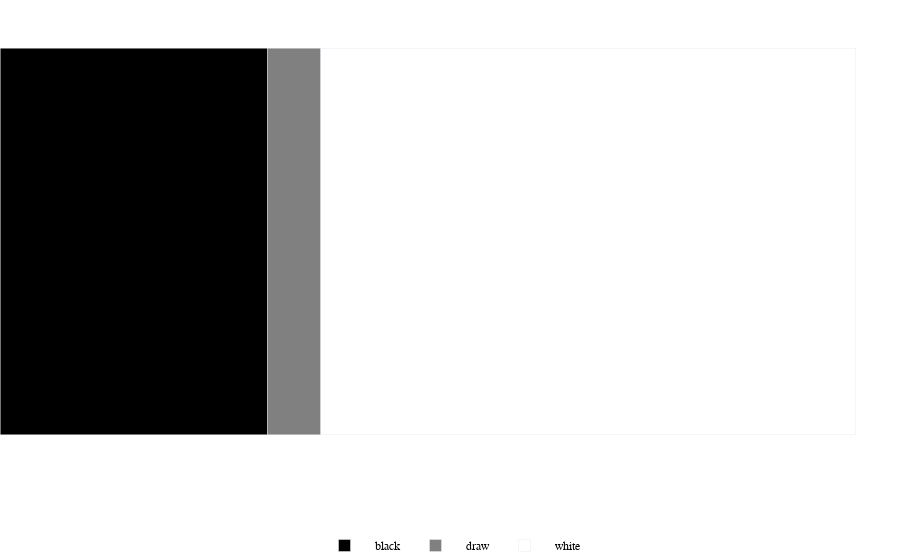

Notebook source saved alongside this figure:
### Code cell
dict_results = {"Games": {"white": 500, "black": 250, "draw": 50}}
fig = px.bar(pd.DataFrame(dict_results).T, orientation="h", barmode="stack", color_discrete_map={"black": "black", "white": "white", "draw":"gray"})
margin = 0
fig.update_layout(
    xaxis_title="",
    yaxis_title="",
    xaxis_visible=False,
    yaxis_visible=False,
    plot_bgcolor="rgba(0,0,0,0)",
    paper_bgcolor="rgba(0,0,0,0)",
    legend_orientation="h",
    legend_itemwidth=50,
    legend_title="",
    legend_xanchor="auto",
    legend_x=0.5,
    margin=dict(l=margin, r=margin, t=margin, b=margin, pad=0),
    legend_font = dict(family="Arial", size=12, color="black"),
)
fig.show()

### Figure 1 — Plotly figure (JSON) as saved in the notebook; plotly's stock layout.template omitted (floating-point values rounded to 4 significant figures)
{"data": [{"alignmentgroup": "True", "hovertemplate": "variable=black<br>value=%{x}<br>index=%{y}<extra></extra>", "legendgroup": "black", "marker": {"color": "black"}, "name": "black", "offsetgroup": "black", "orientation": "h", "showlegend": true, "textposition": "auto", "type": "bar", "x": [250], "xaxis": "x", "y": ["Games"], "yaxis": "y"}, {"alignmentgroup": "True", "hovertemplate": "variable=draw<br>value=%{x}<br>index=%{y}<extra></extra>", "legendgroup": "draw", "marker": {"color": "gray"}, "name": "draw", "offsetgroup": "draw", "orientation": "h", "showlegend": true, "textposition": "auto", "type": "bar", "x": [50], "xaxis": "x", "y": ["Games"], "yaxis": "y"}, {"alignmentgroup": "True", "hovertemplate": "variable=white<br>value=%{x}<br>index=%{y}<extra></extra>", "legendgroup": "white", "marker": {"color": "white"}, "name": "white", "offsetgroup": "white", "orientation": "h", "showlegend": true, "textposition": "auto", "type": "bar", "x": [500], "xaxis": "x", "y": ["Games"], "yaxis": "y"}], "layout": {"autosize": true, "barmode": "stack", "legend": {"font": {"color": "black", "family": "Arial", "size": 12}, "itemwidth": 50, "orientation": "h", "title": {"text": ""}, "tracegroupgap": 0, "x": 0.5, "xanchor": "auto", "y": -0.1}, "margin": {"b": 0, "l": 0, "pad": 0, "r": 0, "t": 0}, "paper_bgcolor": "rgba(0, 0, 0, 0)", "plot_bgcolor": "rgba(0, 0, 0, 0)", "xaxis": {"anchor": "y", "autorange": true, "domain": [0, 1], "range": [0, 842.1], "title": {"text": ""}, "type": "linear", "visible": false}, "yaxis": {"anchor": "x", "autorange": true, "domain": [0, 1], "range": [-0.5, 0.5], "title": {"text": ""}, "type": "category", "visible": false}}}
